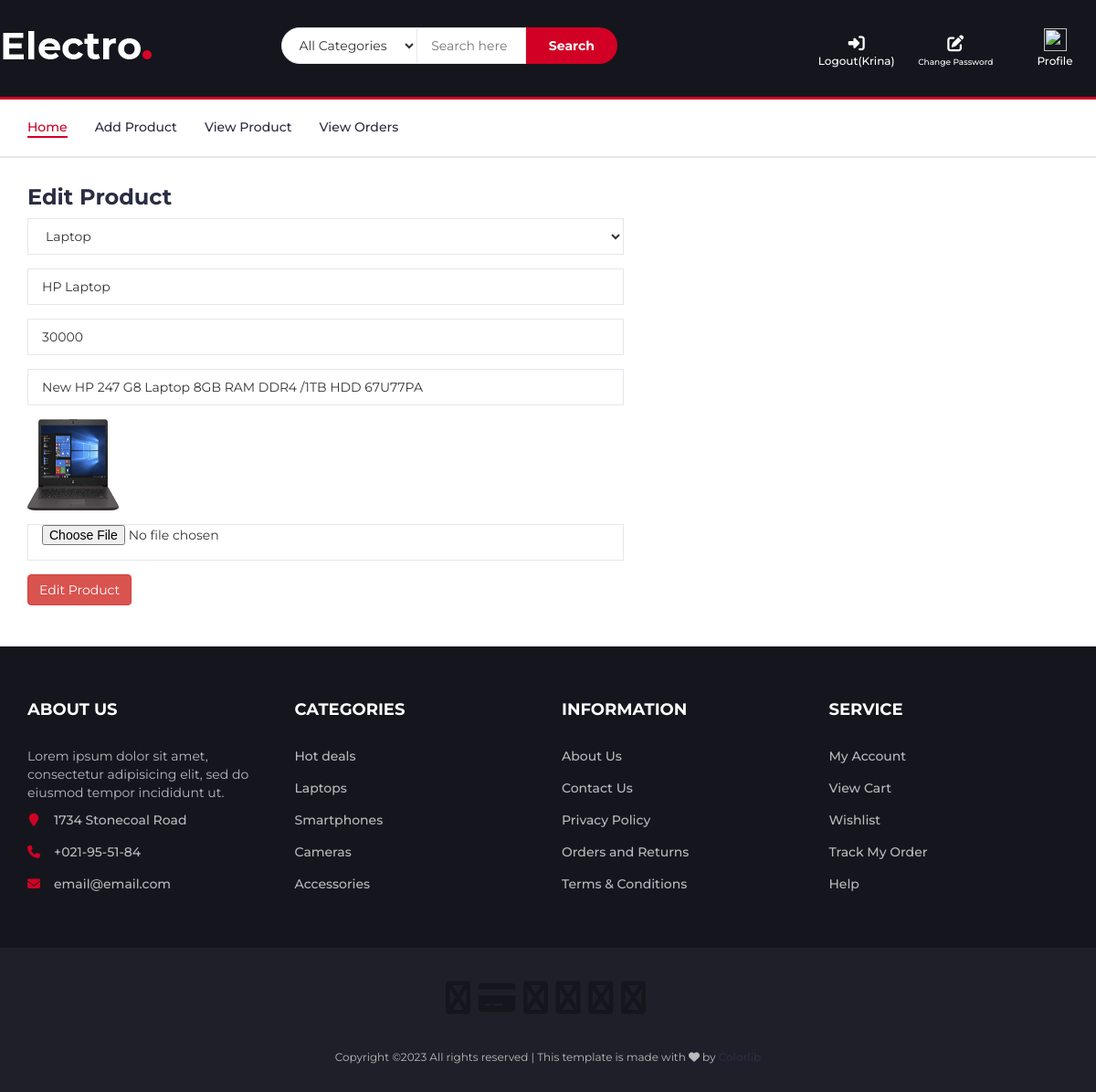
The app's page /seller-edit-product/1/ (signed in) with its own data.
### myapp/models.py (models this page shows, shortened)
class Product(models.Model):
	seller=models.ForeignKey(User,on_delete=models.CASCADE)
	choice1=(
		("Laptop","Laptop"),
		("Accessories","Accessories"),
		("Camera","Camera"),
		)
	product_category=models.CharField(max_length=100,choices=choice1)
	product_name=models.CharField(max_length=100)
	product_price=models.PositiveSmallIntegerField()
	product_desc=models.TextField()
	product_image=models.ImageField(upload_to="product_image/",default="")

### myapp/views.py (the view)
# urls.py: path('seller-edit-product/<int:pk>/',views.seller_edit_product,name='seller-edit-product'),
def seller_edit_product (request,pk):
	product=Product.objects.get(pk=pk)
	if request.method=="POST":
		product.product_category=request.POST['product_category']
		product.product_name=request.POST['product_name']
		product.product_price=request.POST['product_price']
		product.product_desc=request.POST['product_desc']
		try:
			product_image=request.FILES['product_image']
		except:
			pass
		product.save()
		msg='Product Update Successfully'
		return render(request,'seller-edit-product.html',{'product':product,'msg':msg})
	else:
		return render(request,'seller-edit-product.html',{'product':product})

### myapp/templates/seller-edit-product.html (shortened to what this page needs)
{% extends 'seller-header.html' %}
{% load static %}
{% block content %}
<!DOCTYPE html>
<html lang="en">
	<head>
    </head>
	<body>
		<div class="section">
			<div class="container">
				<div class="row">
					<div class="col-md-12">
						<h3 class="breadcrumb-header">Edit Product</h3>
					</div>
					<div class="col-md-7">
						<form name="form" method="post" action="{% url 'seller-edit-product' pk=product.pk %}" enctype="multipart/form-data">
							<div class="form-group">
								<select class="input" name="product_category">
									{% if product.product_category == "Laptop" %}
										<option value="Laptop" selected>Laptop</option>
									{% elif product.product_category == "Accessories" %}
										<option>------Select Option------</option>
										<option value="Laptop" >Laptop</option>
										<option value="Accessories" selected>Accessories</option>
										<option value="Camera">Camera</option>
									{% elif product.product_category == "Camera" %}
										<option>------Select Option------</option>
										<option value="Laptop" >Laptop</option>
										<option value="Accessories">Accessories</option>
										<option value="Camera" selected>Camera</option>
									{% endif %}
								</select>
							</div>
							<div class="form-group">
								<input class="input" type="text" name="product_name" value="{{product.product_name}}">
							</div>
							<div class="form-group">
								<input class="input" type="text" name="product_price" value="{{product.product_price}}">
							</div>
							<div class="form-group">
								<input class="input" type="text" name="product_desc" value="{{product.product_desc}}">
							</div>
							<div class="form-group">
								<img src="{{product.product_image.url}}" width="100px" height="100px">
							</div>
							<div class="form-group">
								<input class="input" type="file">
							</div>
							<div class="form-group">
								<input class="btn btn-danger" type="submit" name="action" value="Edit Product">
							</div>
						</form>
					</div>
				</div>
			</div>
		</div>
	</body>
</html>
{% endblock %}

### myapp/static/css/style.css (style rules this page uses)
body { font-family: 'Montserrat', sans-serif; font-weight: 400; color: #333; }
h1, h2, h3, h4, h5, h6 { color: #2B2D42; font-weight: 700; margin: 0 0 10px; }
.input { height: 40px; padding: 0px 15px; border: 1px solid #E4E7ED; background-color: #FFF; width: 100%; }
.section { padding-top: 30px; padding-bottom: 30px; }

### records on screen
Product: product_category "Laptop", product_name "HP Laptop", product_price "30000", product_desc "New HP 247 G8 Laptop 8GB RAM DDR4 /1TB HDD 67U77PA", product_image (picture)

### other values on screen
{{ request.session.fname }} "Krina"
